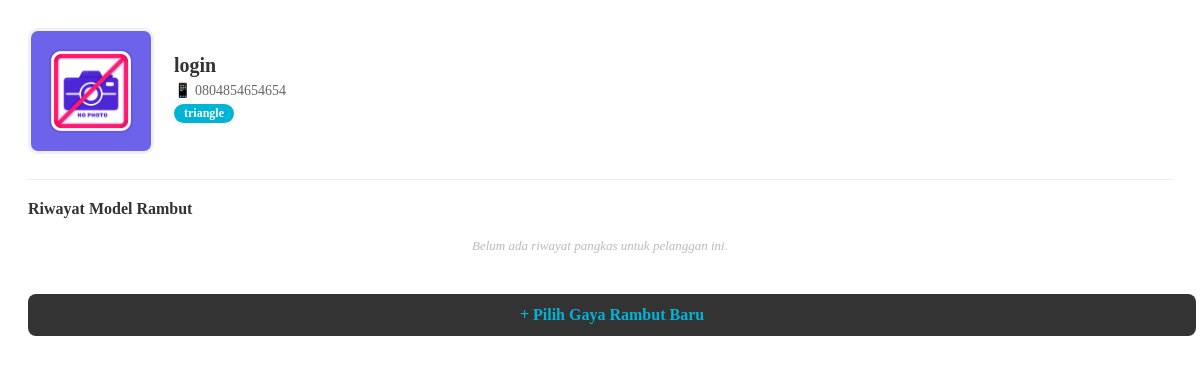
The page /detail_pelanggan.php?id=6 (signed in) on the database its author committed.
### tables this page shows
CREATE TABLE `pelanggan` (
  `id` int(11) NOT NULL,
  `nama` varchar(100) NOT NULL,
  `bentuk_wajah` varchar(50) DEFAULT NULL,
  `created_at` timestamp NOT NULL DEFAULT current_timestamp(),
  `hp_pelanggan` varchar(25) DEFAULT NULL,
  `foto` varchar(255) DEFAULT NULL
);

### detail_pelanggan.php (the view, shortened to what this page needs)
<?php
require_once 'not-to-show/connect.php';
$id = mysqli_real_escape_string($conn, $_GET['id']);
$query = mysqli_query($conn, "SELECT * FROM pelanggan WHERE id = '$id'");
$p = mysqli_fetch_assoc($query);
$query_riwayat = mysqli_query($conn, "SELECT * FROM riwayat_model_rambut
                                     WHERE id_pelanggan = '$id'
                                     ORDER BY tanggal DESC, waktu DESC");
?>
<div class="detail-card">
    <div class="profile-header">
        <img src="assets/img/pelanggan/<?php echo htmlspecialchars($p['foto']); ?>"
             onerror="this.src='assets/img/no-image.jpg'">
        <div class="info-text">
            <h3><?= htmlspecialchars($p['nama']) ?></h3>
            <p>📱 <?= htmlspecialchars($p['hp_pelanggan']) ?></p>
            <p><span class="badge-shape"><?= htmlspecialchars($p['bentuk_wajah']) ?></span></p>
        </div>
    </div>
    <div class="history-section">
        <h4 style="margin: 0; color: #333;">Riwayat Model Rambut</h4>
        <?php if (mysqli_num_rows($query_riwayat) > 0): ?>
            <table class="history-table">
                <thead>
                    <tr>
                        <th>Tanggal & Waktu</th>
                        <th>Model Rambut</th>
                    </tr>
                </thead>
                <tbody>
                    <?php while($h = mysqli_fetch_assoc($query_riwayat)): ?>
                    <tr>
                        <td>
                            <div style="font-weight: 500;"><?= date('d/m/Y', strtotime($h['tanggal'])) ?></div>
                            <div style="font-size: 11px; color: #aaa;"><?= $h['waktu'] ?></div>
                        </td>
                        <td>
                            <span class="model-name"><?= htmlspecialchars($h['haircut']) ?></span>
                        </td>
                    </tr>
                    <?php endwhile; ?>
                </tbody>
            </table>
        <?php else: ?>
            <div style="text-align: center; padding: 20px; color: #bbb; font-style: italic; font-size: 13px;">
                Belum ada riwayat pangkas untuk pelanggan ini.
            </div>
        <?php endif; ?>
    </div>
    <a href="haircut.php?id_pelanggan=<?= $id ?>" class="btn-new-order">
        + Pilih Gaya Rambut Baru
    </a>
</div>

### detail_pelanggan.php (style rules this page uses)
.detail-card { background: #fff; padding: 20px; border-radius: 12px; }
.profile-header { display: flex; gap: 20px; align-items: center; margin-bottom: 25px; }
.profile-header img { width: 120px; height: 120px; object-fit: cover; border-radius: 10px; border: 3px solid #f0f0f0; }
.info-text h3 { margin: 0; font-size: 20px; color: #333; }
.info-text p { margin: 5px 0; color: #666; font-size: 14px; }
.badge-shape { display: inline-block; background: #00B4D8; color: white; padding: 2px 10px; border-radius: 15px; font-size: 12px; font-weight: bold; }
.history-section { margin-top: 20px; border-top: 1px solid #eee; padding-top: 20px; }
.btn-new-order { display: block; width: 100%; text-align: center; background: #333; color: #00B4D8; padding: 12px; border-radius: 8px; text-decoration: none; font-weight: bold; margin-top: 20px; transition: 0.2s; }

### rows shown on the page
pelanggan: nama "login", hp_pelanggan "0804854654654", bentuk_wajah "triangle"
